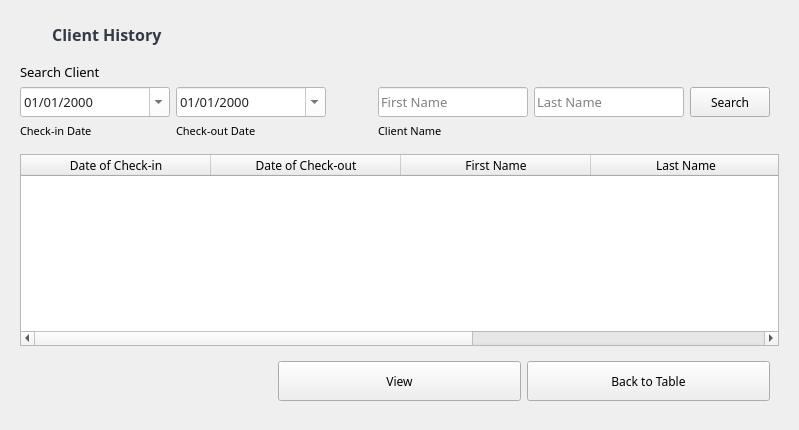
         <widget class="QWidget" name="History">
          <layout class="QVBoxLayout" name="verticalLayout_4">
           <item>
            <widget class="QWidget" name="widget_25" native="true">
             <layout class="QVBoxLayout" name="verticalLayout_9">
              <item>
               <widget class="QWidget" name="widget_62" native="true">
                <layout class="QGridLayout" name="gridLayout_44">
                 <property name="leftMargin">
                  <number>0</number>
                 </property>
                 <property name="topMargin">
                  <number>0</number>
                 </property>
                 <property name="rightMargin">
                  <number>0</number>
                 </property>
                 <property name="bottomMargin">
                  <number>0</number>
                 </property>
                 <property name="spacing">
                  <number>0</number>
                 </property>
                 <item row="0" column="2">
                  <spacer name="horizontalSpacer_23">
                   <property name="orientation">
                    <enum>Qt::Horizontal</enum>
                   </property>
                   <property name="sizeHint" stdset="0">
                    <size>
                     <width>40</width>
                     <height>20</height>
                    </size>
                   </property>
                  </spacer>
                 </item>
                 <item row="0" column="1">
                  <widget class="QLabel" name="label_47">
                   <property name="font">
                    <font>
                     <family>Century Gothic</family>
                     <pointsize>12</pointsize>
                     <weight>75</weight>
                     <bold>true</bold>
                    </font>
                   </property>
                   <property name="styleSheet">
                    <string notr="true">color: rgb(49, 58, 70);</string>
                   </property>
                   <property name="text">
                    <string> Client History</string>
                   </property>
                  </widget>
                 </item>
                 <item row="0" column="0">
                  <widget class="QLabel" name="label_45">
                   <property name="minimumSize">
                    <size>
                     <width>28</width>
                     <height>28</height>
                    </size>
                   </property>
                   <property name="maximumSize">
                    <size>
                     <width>28</width>
                     <height>28</height>
                    </size>
                   </property>
                   <property name="text">
                    <string/>
                   </property>
                   <property name="pixmap">
                    <pixmap>clock.svg</pixmap>
                   </property>
                   <property name="scaledContents">
                    <bool>true</bool>
                   </property>
                  </widget>
                 </item>
                </layout>
               </widget>
              </item>
              <item>
               <widget class="QWidget" name="widget_28" native="true">
                <layout class="QGridLayout" name="gridLayout_10">
                 <property name="leftMargin">
                  <number>0</number>
                 </property>
                 <property name="bottomMargin">
                  <number>0</number>
                 </property>
                 <item row="3" column="0">
                  <widget class="QLabel" name="label_20">
                   <property name="font">
                    <font>
                     <family>Century Gothic</family>
                     <pointsize>8</pointsize>
                     <weight>50</weight>
                     <bold>false</bold>
                    </font>
                   </property>
                   <property name="text">
                    <string>Check-in Date</string>
                   </property>
                  </widget>
                 </item>
                 <item row="2" column="2">
                  <spacer name="horizontalSpacer_6">
                   <property name="orientation">
                    <enum>Qt::Horizontal</enum>
                   </property>
                   <property name="sizeHint" stdset="0">
                    <size>
                     <width>40</width>
                     <height>20</height>
                    </size>
                   </property>
                  </spacer>
                 </item>
                 <item row="2" column="3">
                  <widget class="QLineEdit" name="lineEdit_6">
                   <property name="minimumSize">
                    <size>
                     <width>150</width>
                     <height>30</height>
                    </size>
                   </property>
                   <property name="font">
                    <font>
                     <family>Century Gothic</family>
                     <pointsize>10</pointsize>
                    </font>
                   </property>
                   <property name="styleSheet">
                    <string notr="true">background-color: rgb(255, 255, 255);</string>
                   </property>
                   <property name="placeholderText">
                    <string>First Name</string>
                   </property>
                  </widget>
                 </item>
                 <item row="3" column="3">
                  <widget class="QLabel" name="label_22">
                   <property name="font">
                    <font>
                     <family>Century Gothic</family>
                     <pointsize>8</pointsize>
                     <weight>50</weight>
                     <bold>false</bold>
                    </font>
                   </property>
                   <property name="text">
                    <string>Client Name</string>
                   </property>
                  </widget>
                 </item>
                 <item row="3" column="1">
                  <widget class="QLabel" name="label_21">
                   <property name="font">
                    <font>
                     <family>Century Gothic</family>
                     <pointsize>8</pointsize>
                     <weight>50</weight>
                     <bold>false</bold>
                    </font>
                   </property>
                   <property name="text">
                    <string>Check-out Date</string>
                   </property>
                  </widget>
                 </item>
                 <item row="2" column="4">
                  <widget class="QLineEdit" name="lineEdit_8">
                   <property name="minimumSize">
                    <size>
                     <width>150</width>
                     <height>30</height>
                    </size>
                   </property>
                   <property name="font">
                    <font>
                     <family>Century Gothic</family>
                     <pointsize>10</pointsize>
                    </font>
                   </property>
                   <property name="styleSheet">
                    <string notr="true">background-color: rgb(255, 255, 255);</string>
                   </property>
                   <property name="placeholderText">
                    <string>Last Name</string>
                   </property>
                  </widget>
                 </item>
                 <item row="2" column="1">
                  <widget class="QDateEdit" name="dt1_2">
                   <property name="sizePolicy">
                    <sizepolicy hsizetype="Expanding" vsizetype="Fixed">
                     <horstretch>0</horstretch>
                     <verstretch>0</verstretch>
                    </sizepolicy>
                   </property>
                   <property name="minimumSize">
                    <size>
                     <width>150</width>
                     <height>30</height>
                    </size>
                   </property>
                   <property name="font">
                    <font>
                     <family>Century Gothic</family>
                     <pointsize>10</pointsize>
                    </font>
                   </property>
                   <property name="styleSheet">
                    <string notr="true">background-color: rgb(255, 255, 255);
color: rgb(35, 35, 35);</string>
                   </property>
                   <property name="displayFormat">
                    <string>MM/dd/yyyy</string>
                   </property>
                   <property name="calendarPopup">
                    <bool>true</bool>
                   </property>
                   <property name="currentSectionIndex">
                    <number>0</number>
                   </property>
                  </widget>
                 </item>
                 <item row="2" column="0">
                  <widget class="QDateEdit" name="dt1">
                   <property name="sizePolicy">
                    <sizepolicy hsizetype="Expanding" vsizetype="Fixed">
                     <horstretch>0</horstretch>
                     <verstretch>0</verstretch>
                    </sizepolicy>
                   </property>
                   <property name="minimumSize">
                    <size>
                     <width>150</width>
                     <height>30</height>
                    </size>
                   </property>
                   <property name="font">
                    <font>
                     <family>Century Gothic</family>
                     <pointsize>10</pointsize>
                    </font>
                   </property>
                   <property name="styleSheet">
                    <string notr="true">background-color: rgb(255, 255, 255);
color: rgb(35, 35, 35);</string>
                   </property>
                   <property name="displayFormat">
                    <string>MM/dd/yyyy</string>
                   </property>
                   <property name="calendarPopup">
                    <bool>true</bool>
                   </property>
                   <property name="currentSectionIndex">
                    <number>0</number>
                   </property>
                  </widget>
                 </item>
                 <item row="1" column="0" colspan="4">
                  <widget class="QLabel" name="label_16">
                   <property name="font">
                    <font>
                     <family>Century Gothic</family>
                     <pointsize>10</pointsize>
                     <weight>50</weight>
                     <bold>false</bold>
                    </font>
                   </property>
                   <property name="text">
                    <string>Search Client</string>
                   </property>
                  </widget>
                 </item>
                 <item row="2" column="5">
                  <widget class="QPushButton" name="pushButton_8">
                   <property name="minimumSize">
                    <size>
                     <width>0</width>
                     <height>30</height>
                    </size>
                   </property>
                   <property name="font">
                    <font>
                     <family>Century Gothic</family>
                     <pointsize>9</pointsize>
                    </font>
                   </property>
                   <property name="text">
                    <string>Search</string>
                   </property>
                   <property name="icon">
                    <iconset>
                     <normaloff>search.svg</normaloff>search.svg</iconset>
                   </property>
                  </widget>
                 </item>
                </layout>
               </widget>
              </item>
             </layout>
            </widget>
           </item>
           <item>
            <widget class="QWidget" name="widget_26" native="true">
             <layout class="QGridLayout" name="gridLayout_12">
              <property name="topMargin">
               <number>0</number>
              </property>
              <item row="0" column="0">
               <widget class="QTableWidget" name="tableWidget_2">
                <property name="font">
                 <font>
                  <family>Century Gothic</family>
                 </font>
                </property>
                <attribute name="horizontalHeaderCascadingSectionResizes">
                 <bool>false</bool>
                </attribute>
                <attribute name="horizontalHeaderDefaultSectionSize">
                 <number>190</number>
                </attribute>
                <attribute name="horizontalHeaderStretchLastSection">
                 <bool>true</bool>
                </attribute>
                <column>
                 <property name="text">
                  <string>Date of Check-in</string>
                 </property>
                </column>
                <column>
                 <property name="text">
                  <string>Date of Check-out</string>
                 </property>
                </column>
                <column>
                 <property name="text">
                  <string>First Name</string>
                 </property>
                </column>
                <column>
                 <property name="text">
                  <string>Last Name</string>
                 </property>
                </column>
                <column>
                 <property name="text">
                  <string>Room</string>
                 </property>
                </column>
               </widget>
              </item>
              <item row="1" column="0">
               <widget class="QWidget" name="widget_27" native="true">
                <layout class="QHBoxLayout" name="horizontalLayout_12">
                 <item>
                  <widget class="QWidget" name="widget_29" native="true"/>
                 </item>
                 <item>
                  <widget class="QPushButton" name="pushButton_20">
                   <property name="minimumSize">
                    <size>
                     <width>0</width>
                     <height>40</height>
                    </size>
                   </property>
                   <property name="font">
                    <font>
                     <family>Century Gothic</family>
                     <pointsize>9</pointsize>
                    </font>
                   </property>
                   <property name="text">
                    <string>View</string>
                   </property>
                   <property name="icon">
                    <iconset>
                     <normaloff>file.svg</normaloff>file.svg</iconset>
                   </property>
                  </widget>
                 </item>
                 <item>
                  <widget class="QPushButton" name="pushButton_15">
                   <property name="minimumSize">
                    <size>
                     <width>0</width>
                     <height>40</height>
                    </size>
                   </property>
                   <property name="font">
                    <font>
                     <family>Century Gothic</family>
                     <pointsize>9</pointsize>
                    </font>
                   </property>
                   <property name="text">
                    <string>Back to Table</string>
                   </property>
                   <property name="icon">
                    <iconset>
                     <normaloff>arrow-left.svg</normaloff>arrow-left.svg</iconset>
                   </property>
                  </widget>
                 </item>
                </layout>
               </widget>
              </item>
             </layout>
            </widget>
           </item>
          </layout>
         </widget>
